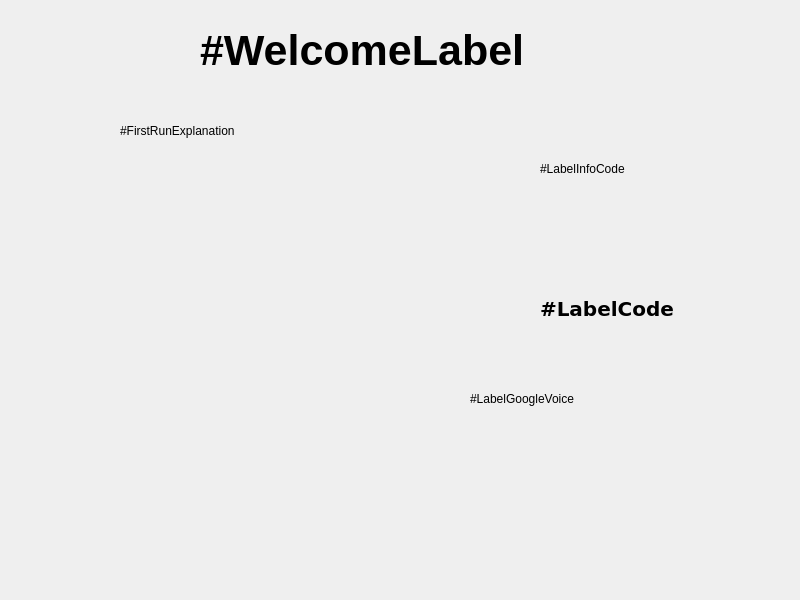
<?xml version="1.0" encoding="UTF-8"?>
<ui version="4.0">
 <class>link_mycroft</class>
 <widget class="QWidget" name="link_mycroft">
  <property name="geometry">
   <rect>
    <x>0</x>
    <y>0</y>
    <width>800</width>
    <height>600</height>
   </rect>
  </property>
  <property name="windowTitle">
   <string>link_mycroft</string>
  </property>
  <widget class="QLabel" name="label">
   <property name="geometry">
    <rect>
     <x>200</x>
     <y>10</y>
     <width>341</width>
     <height>81</height>
    </rect>
   </property>
   <property name="font">
    <font>
     <family>Ubuntu</family>
     <pointsize>32</pointsize>
     <weight>75</weight>
     <bold>true</bold>
    </font>
   </property>
   <property name="text">
    <string>#WelcomeLabel</string>
   </property>
  </widget>
  <widget class="QLabel" name="label_2">
   <property name="geometry">
    <rect>
     <x>120</x>
     <y>100</y>
     <width>481</width>
     <height>61</height>
    </rect>
   </property>
   <property name="text">
    <string>#FirstRunExplanation</string>
   </property>
  </widget>
  <widget class="QLabel" name="label_3">
   <property name="geometry">
    <rect>
     <x>10</x>
     <y>160</y>
     <width>121</width>
     <height>201</height>
    </rect>
   </property>
   <property name="text">
    <string/>
   </property>
   <property name="pixmap">
    <pixmap>../../imgs/mycroft_add_device.png</pixmap>
   </property>
   <property name="scaledContents">
    <bool>true</bool>
   </property>
  </widget>
  <widget class="QLabel" name="label_4">
   <property name="geometry">
    <rect>
     <x>140</x>
     <y>160</y>
     <width>391</width>
     <height>201</height>
    </rect>
   </property>
   <property name="text">
    <string/>
   </property>
   <property name="pixmap">
    <pixmap>../../imgs/mycroft_input_code.png</pixmap>
   </property>
   <property name="scaledContents">
    <bool>true</bool>
   </property>
  </widget>
  <widget class="QLabel" name="label_5">
   <property name="geometry">
    <rect>
     <x>10</x>
     <y>370</y>
     <width>351</width>
     <height>181</height>
    </rect>
   </property>
   <property name="text">
    <string/>
   </property>
   <property name="pixmap">
    <pixmap>../../imgs/mycroft_set_voice.png</pixmap>
   </property>
   <property name="scaledContents">
    <bool>true</bool>
   </property>
  </widget>
  <widget class="QLabel" name="label_6">
   <property name="geometry">
    <rect>
     <x>540</x>
     <y>160</y>
     <width>121</width>
     <height>17</height>
    </rect>
   </property>
   <property name="text">
    <string>#LabelInfoCode</string>
   </property>
  </widget>
  <widget class="QLabel" name="label_7">
   <property name="geometry">
    <rect>
     <x>540</x>
     <y>300</y>
     <width>151</width>
     <height>17</height>
    </rect>
   </property>
   <property name="font">
    <font>
     <family>DejaVu Sans</family>
     <pointsize>15</pointsize>
     <weight>75</weight>
     <bold>true</bold>
    </font>
   </property>
   <property name="text">
    <string>#LabelCode</string>
   </property>
  </widget>
  <widget class="QLabel" name="label_8">
   <property name="geometry">
    <rect>
     <x>470</x>
     <y>390</y>
     <width>141</width>
     <height>17</height>
    </rect>
   </property>
   <property name="text">
    <string>#LabelGoogleVoice</string>
   </property>
  </widget>
 </widget>
 <resources/>
 <connections/>
</ui>
